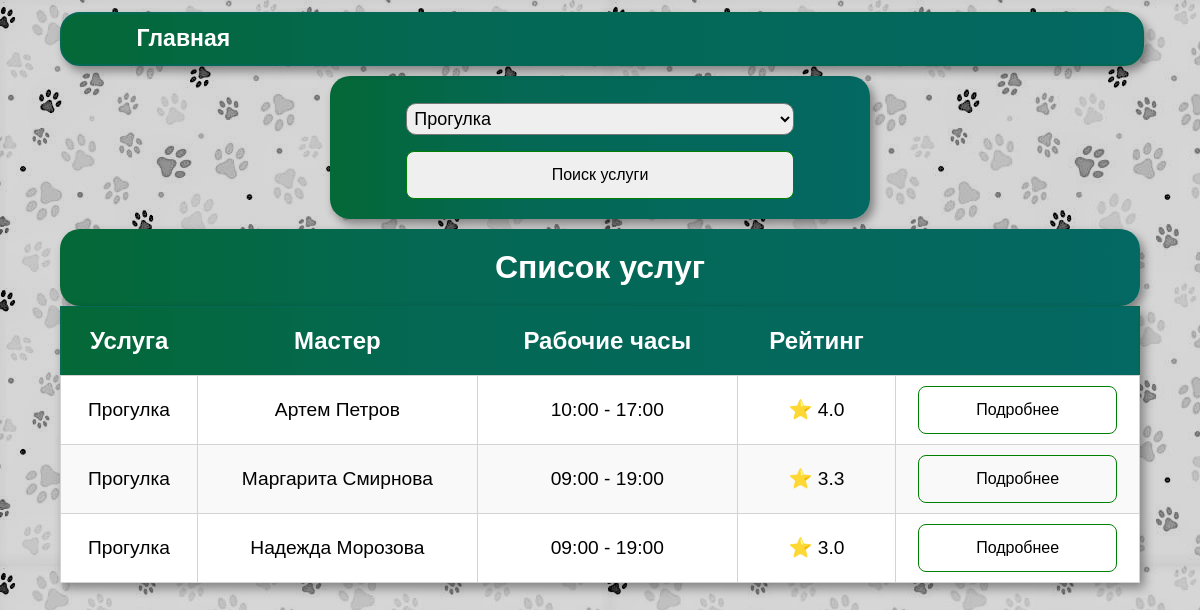
The page / on the database its author committed.
### tables this page shows
CREATE TABLE service (
    service_id INTEGER PRIMARY KEY AUTOINCREMENT,
    service_name VARCHAR(255) NOT NULL,
    description TEXT,
    price DECIMAL(10, 2),
    duration INT
  );

CREATE TABLE master_service (
    master_service_id INTEGER PRIMARY KEY AUTOINCREMENT,
    service_id INT,
    master_id INT,
    work_day_start TIME,
    work_day_end TIME,
    FOREIGN KEY (service_id) REFERENCES service(service_id),
    FOREIGN KEY (master_id) REFERENCES master(master_id)
  );

### controllers/index.py (the view)
@app.route("/")
def index():
    if(request.values.get('service')):
        service_id = request.values.get('service')
    else:
        service_id = 1
    con = get_db_connection()
    service_list = get_service_list(con)
    table = get_master_service_list(con, service_id)
    html = render_template(
        'index.html',
        title='Главная',
        service_list = service_list,
        service_id = service_id,
        m_service_list = table
    )
    con.close()
    return html

### models/index_model.py (called while the page is built)
def get_master_service_list(conn, service_id):
    df = pandas.read_sql(f'''
    WITH get_rating AS(
        SELECT
            master_service_id,
            AVG(review_score) AS rating
        FROM service_order
        JOIN review USING (order_id)
        GROUP BY master_service_id
    ),
    get_ms AS(
        SELECT *
        FROM master_service
        WHERE service_id = {service_id}
    )
    SELECT
        master_service_id,
        service_name,
        master_name,
        work_day_start,
        work_day_end,
        rating
    FROM get_ms
    JOIN service USING(service_id)
    JOIN master USING(master_id)
    LEFT JOIN get_rating USING(master_service_id)
    ORDER BY rating DESC, service_name, master_name
    ''', conn)
    return df

def get_service_list(conn):
    df = pandas.read_sql('''
    SELECT *
    FROM service
    ''', conn)
    return df

### utils.py (called while the page is built)
def get_db_connection():
    return sqlite3.connect('database/db.sqlite')

### templates/index.html (shortened to what this page needs)
{% macro render_table(table_name, relation) %}
<p class="table-name">
    {{table_name}}
</p>
{% set n = relation|length %}
<table class="index-table">
    <thead>
        <tr>
            <th>Услуга</th>
            <th>Мастер</th>
            <th>Рабочие часы</th>
            <th>Рейтинг</th>
            <th></th>
        </tr>
    </thead>
    <tbody>
        {% for i in range(n) %}
            <tr>
                <td> {{ relation.loc[i, 'service_name'] }} </td>
                <td> {{ relation.loc[i, 'master_name'] }} </td>
                <td>
                    {{ relation.loc[i, 'work_day_start'][:5] }}
                    -
                    {{ relation.loc[i, 'work_day_end'][:5] }}
                </td>
                <td>
                    {% set rating = relation.loc[i, 'rating'] %}
                    {% if rating|float >=0 %}
                    &#11088 {{ '{:.1f}'.format(rating) }}
                    {% else %}
                        &mdash;
                    {% endif %}
                </td>
                <td>
                    <a href="{{ url_for('master_service', id=relation.loc[i, 'master_service_id']) }}" class="button">
                        Подробнее
                    </a>
                </td>
            </tr>
        {% endfor %}
    </tbody>
</table>
{% endmacro %}
{% extends('base.html') %}
{% block style %}
    <link rel="stylesheet" href="{{ url_for('static', filename='styles/index_style.css') }}">
{% endblock %}
{% block body %}
    <form action="{{ url_for('index') }}">
        <p class="search">
            <select name='service' value='{{service_id}}'>
                {% set n = service_list|length %}
                {% for i in range(n) %}
                    {% if service_list.loc[i, "service_id"]|int == service_id|int %}
                        <option selected value='{{service_list.loc[i, "service_id"]}}'>{{service_list.loc[i, "service_name"]}}</option>
                    {% else %}
                        <option value='{{service_list.loc[i, "service_id"]}}'>{{service_list.loc[i, "service_name"]}}</option>
                    {% endif %}
                {% endfor %}
            </select>
            <input class='button' type='submit' value='Поиск услуги'>
        </p>
    </form>
    <div class="content">
        {{ render_table('Список услуг', m_service_list) }}
    </div>
{% endblock %}

### static/styles/main_style.css (style rules this page uses)
body { background-image: url("../images/pet-paws-color-greyscaled.jpg"); display:flex; width:90%; flex-direction: column; align-items:center; font-family: sans-serif; font-size: 1.2em; margin: 1% auto; }

### static/styles/index_style.css (style rules this page uses)
form { width:50%; }
.content { width:100%; margin: 0px auto; margin-bottom: 10%; }
p.table-name, .search { margin-block-end: 0.1em; margin-top: 10px; margin-bottom: 0; padding:20px 10%; border-radius: 20px; color:#ffffff; text-align: center; font-weight: bold; font-size: xx-large; box-shadow: 4px 5px 10px rgba(0, 0, 0, 0.4); background: linear-gradient(90deg, rgba(4,104,55,1) 0%, rgba(4,104,84,1) 35%, rgba(4,104,99,1) 100%); }
.index-table { text-align: center; width:100%; border-collapse: collapse; min-width: 400px; box-shadow: 4px 5px 10px rgba(0, 0, 0, 0.4); }
.index-table thead tr { border-radius: 20px; background: linear-gradient(90deg, rgba(4,104,55,1) 0%, rgba(4,104,84,1) 35%, rgba(4,104,99,1) 100%); color: #ffffff; }
.index-table tr { border-radius: 20px; border: solid thin #046854; }
.index-table tr:nth-child(even) { background-color: #f9f9f9; }
tr:nth-child(odd) { background-color: #ffffff; }
.index-table th { font-size: x-large; padding: 20px 10px; }
.index-table td { border: solid thin lightgray; padding: 10px 5px; }
input.button { width:90%; margin-top: 1em; }
select, option { width:90%; border-radius: 10px; font-size: large; padding: 0.2em; }
.button { width:50%; transition-duration: 0.4s; color: black; border: none; border:solid thin green; padding: 14px 40px; text-align: center; text-decoration: none; display: inline-block; font-size: 16px; border-radius: 8px; }

### rows shown on the page
service: service "Прогулка"
master_service: work_day_start "10:00", work_day_end "17:00"
master_service: work_day_start "09:00", work_day_end "19:00"
master_service: work_day_start "09:00", work_day_end "19:00"

### other values the page prints
{{ table_name }} "Список услуг"
{{ relation.loc[i, 'service_name'] }} "Прогулка" "Прогулка" "Прогулка"
{{ relation.loc[i, 'master_name'] }} "Артем Петров" "Маргарита Смирнова" "Надежда Морозова"
{{ '{:.1f}'.format(rating) }} "4.0" "3.3" "3.0"
